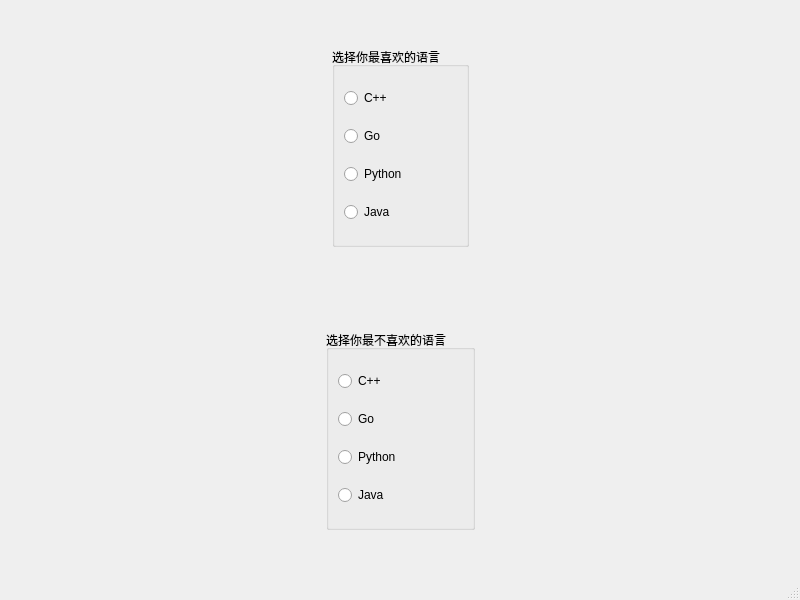
<?xml version="1.0" encoding="UTF-8"?>
<ui version="4.0">
 <class>MainWindow</class>
 <widget class="QMainWindow" name="MainWindow">
  <property name="geometry">
   <rect>
    <x>0</x>
    <y>0</y>
    <width>800</width>
    <height>600</height>
   </rect>
  </property>
  <property name="windowTitle">
   <string>MainWindow</string>
  </property>
  <widget class="QWidget" name="centralwidget">
   <layout class="QVBoxLayout" name="verticalLayout_3">
    <item>
     <widget class="QWidget" name="widget_2" native="true">
      <layout class="QHBoxLayout" name="horizontalLayout_2">
       <item>
        <spacer name="horizontalSpacer_3">
         <property name="orientation">
          <enum>Qt::Horizontal</enum>
         </property>
         <property name="sizeHint" stdset="0">
          <size>
           <width>40</width>
           <height>20</height>
          </size>
         </property>
        </spacer>
       </item>
       <item>
        <widget class="QGroupBox" name="groupBox">
         <property name="maximumSize">
          <size>
           <width>200</width>
           <height>200</height>
          </size>
         </property>
         <property name="title">
          <string>选择你最喜欢的语言</string>
         </property>
         <layout class="QVBoxLayout" name="verticalLayout">
          <item>
           <widget class="QRadioButton" name="radioButton">
            <property name="text">
             <string>C++</string>
            </property>
           </widget>
          </item>
          <item>
           <widget class="QRadioButton" name="radioButton_2">
            <property name="text">
             <string>Go</string>
            </property>
           </widget>
          </item>
          <item>
           <widget class="QRadioButton" name="radioButton_3">
            <property name="text">
             <string>Python</string>
            </property>
           </widget>
          </item>
          <item>
           <widget class="QRadioButton" name="radioButton_4">
            <property name="text">
             <string>Java</string>
            </property>
           </widget>
          </item>
         </layout>
        </widget>
       </item>
       <item>
        <spacer name="horizontalSpacer_4">
         <property name="orientation">
          <enum>Qt::Horizontal</enum>
         </property>
         <property name="sizeHint" stdset="0">
          <size>
           <width>40</width>
           <height>20</height>
          </size>
         </property>
        </spacer>
       </item>
      </layout>
     </widget>
    </item>
    <item>
     <widget class="QWidget" name="widget" native="true">
      <layout class="QHBoxLayout" name="horizontalLayout">
       <item>
        <spacer name="horizontalSpacer">
         <property name="orientation">
          <enum>Qt::Horizontal</enum>
         </property>
         <property name="sizeHint" stdset="0">
          <size>
           <width>40</width>
           <height>20</height>
          </size>
         </property>
        </spacer>
       </item>
       <item>
        <widget class="QGroupBox" name="groupBox_2">
         <property name="maximumSize">
          <size>
           <width>200</width>
           <height>200</height>
          </size>
         </property>
         <property name="title">
          <string>选择你最不喜欢的语言</string>
         </property>
         <layout class="QVBoxLayout" name="verticalLayout_2">
          <item>
           <widget class="QRadioButton" name="radioButton_6">
            <property name="text">
             <string>C++</string>
            </property>
           </widget>
          </item>
          <item>
           <widget class="QRadioButton" name="radioButton_8">
            <property name="text">
             <string>Go</string>
            </property>
           </widget>
          </item>
          <item>
           <widget class="QRadioButton" name="radioButton_7">
            <property name="text">
             <string>Python</string>
            </property>
           </widget>
          </item>
          <item>
           <widget class="QRadioButton" name="radioButton_5">
            <property name="text">
             <string>Java</string>
            </property>
           </widget>
          </item>
         </layout>
        </widget>
       </item>
       <item>
        <spacer name="horizontalSpacer_2">
         <property name="orientation">
          <enum>Qt::Horizontal</enum>
         </property>
         <property name="sizeHint" stdset="0">
          <size>
           <width>40</width>
           <height>20</height>
          </size>
         </property>
        </spacer>
       </item>
      </layout>
     </widget>
    </item>
   </layout>
  </widget>
  <widget class="QMenuBar" name="menubar">
   <property name="geometry">
    <rect>
     <x>0</x>
     <y>0</y>
     <width>800</width>
     <height>23</height>
    </rect>
   </property>
  </widget>
  <widget class="QStatusBar" name="statusbar"/>
 </widget>
 <resources/>
 <connections/>
</ui>
